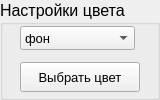
           <widget class="QGroupBox" name="groupBox_utils">
            <property name="minimumSize">
             <size>
              <width>160</width>
              <height>100</height>
             </size>
            </property>
            <property name="maximumSize">
             <size>
              <width>160</width>
              <height>100</height>
             </size>
            </property>
            <property name="font">
             <font>
              <family>MS Shell Dlg 2</family>
              <pointsize>12</pointsize>
             </font>
            </property>
            <property name="toolTip">
             <string/>
            </property>
            <property name="statusTip">
             <string>Настройки цвета</string>
            </property>
            <property name="title">
             <string>Настройки цвета</string>
            </property>
            <widget class="QWidget" name="">
             <property name="geometry">
              <rect>
               <x>10</x>
               <y>20</y>
               <width>141</width>
               <height>78</height>
              </rect>
             </property>
             <layout class="QGridLayout" name="gridLayout">
              <item row="0" column="0">
               <widget class="QComboBox" name="comboBox_color">
                <property name="minimumSize">
                 <size>
                  <width>115</width>
                  <height>24</height>
                 </size>
                </property>
                <property name="maximumSize">
                 <size>
                  <width>115</width>
                  <height>24</height>
                 </size>
                </property>
                <property name="font">
                 <font>
                  <pointsize>10</pointsize>
                  <kerning>true</kerning>
                 </font>
                </property>
                <property name="toolTip">
                 <string/>
                </property>
                <property name="statusTip">
                 <string>Нажмите, чтобы выбрать параметр для изменения цвета</string>
                </property>
                <item>
                 <property name="text">
                  <string>фон</string>
                 </property>
                </item>
                <item>
                 <property name="text">
                  <string>отрезок</string>
                 </property>
                </item>
                <item>
                 <property name="text">
                  <string>отсекатель</string>
                 </property>
                </item>
                <item>
                 <property name="text">
                  <string>результат</string>
                 </property>
                </item>
               </widget>
              </item>
              <item row="1" column="0">
               <widget class="QPushButton" name="pushButton_color">
                <property name="minimumSize">
                 <size>
                  <width>120</width>
                  <height>30</height>
                 </size>
                </property>
                <property name="maximumSize">
                 <size>
                  <width>120</width>
                  <height>30</height>
                 </size>
                </property>
                <property name="font">
                 <font>
                  <pointsize>10</pointsize>
                 </font>
                </property>
                <property name="toolTip">
                 <string>Нажмите, чтобы выбрать цвет</string>
                </property>
                <property name="statusTip">
                 <string>Нажмите, чтобы выбрать цвет </string>
                </property>
                <property name="text">
                 <string>Выбрать цвет</string>
                </property>
               </widget>
              </item>
             </layout>
            </widget>
           </widget>
